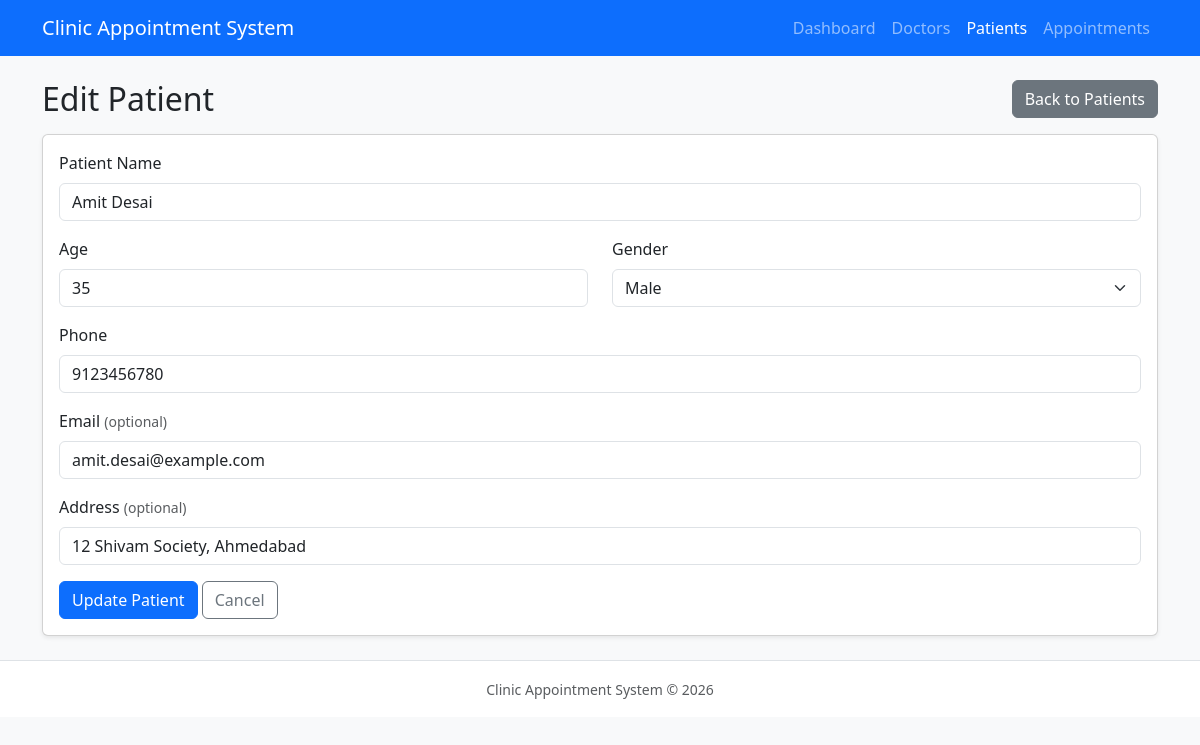
Page /patients/edit.php?id=1 on the committed database.
### tables this page shows
CREATE TABLE patients (
    patient_id   INT AUTO_INCREMENT PRIMARY KEY,
    patient_name VARCHAR(100) NOT NULL,
    age          INT NOT NULL,
    gender       ENUM('Male','Female','Other') NOT NULL,
    phone        VARCHAR(20)  NOT NULL,
    email        VARCHAR(100) NULL,
    address      VARCHAR(255) NULL
);

### patients/edit.php (the view, shortened to what this page needs)
<?php
require_once "../config/db.php";
$genders = ["Male", "Female", "Other"];
if ($_SERVER['REQUEST_METHOD'] === "POST") {
    $patient_id = isset($_POST['patient_id']) ? (int) $_POST['patient_id'] : 0;
} else {
    $patient_id = isset($_GET['id']) ? (int) $_GET['id'] : 0;
}
$stmt = $conn->prepare("SELECT patient_id, patient_name, age, gender, phone, email, address FROM patients WHERE patient_id = ?");
$stmt->bind_param("i", $patient_id);
$stmt->execute();
$patient = $stmt->get_result()->fetch_assoc();
$patient_name = $patient['patient_name'];
$age          = $patient['age'];
$gender       = $patient['gender'];
$phone        = $patient['phone'];
$email        = ($patient['email'] !== null) ? $patient['email'] : "";
$address      = ($patient['address'] !== null) ? $patient['address'] : "";
require_once "../includes/header.php";
?>
<div class="d-flex justify-content-between align-items-center mb-3">
    <h2 class="mb-0">Edit Patient</h2>
    <a href="index.php" class="btn btn-secondary">Back to Patients</a>
</div>
<div class="card shadow-sm">
    <div class="card-body">
        <form method="post" action="edit.php">
            <div class="mb-3">
                <label for="patient_name" class="form-label">Patient Name</label>
                <input type="text" class="form-control" id="patient_name" name="patient_name"
                       maxlength="100" required value="<?php echo htmlspecialchars($patient_name); ?>">
            </div>
            <div class="row">
                <div class="col-md-6 mb-3">
                    <label for="age" class="form-label">Age</label>
                    <input type="number" class="form-control" id="age" name="age"
                           min="1" max="120" required value="<?php echo htmlspecialchars($age); ?>">
                </div>
                <div class="col-md-6 mb-3">
                    <label for="gender" class="form-label">Gender</label>
                    <select class="form-select" id="gender" name="gender" required>
                        <?php foreach ($genders as $g) { ?>
                            <option value="<?php echo $g; ?>" <?php echo ($gender == $g) ? "selected" : ""; ?>><?php echo $g; ?></option>
                        <?php } ?>
                    </select>
                </div>
            </div>
            <div class="mb-3">
                <label for="phone" class="form-label">Phone</label>
                <input type="text" class="form-control" id="phone" name="phone"
                       maxlength="15" pattern="[0-9]{7,15}" title="Digits only, 7 to 15 digits"
                       required value="<?php echo htmlspecialchars($phone); ?>">
            </div>
            <div class="mb-3">
                <label for="email" class="form-label">Email <small class="text-muted">(optional)</small></label>
                <input type="email" class="form-control" id="email" name="email"
                       maxlength="100" value="<?php echo htmlspecialchars($email); ?>">
            </div>
            <div class="mb-3">
                <label for="address" class="form-label">Address <small class="text-muted">(optional)</small></label>
                <input type="text" class="form-control" id="address" name="address"
                       maxlength="255" value="<?php echo htmlspecialchars($address); ?>">
            </div>
            <button type="submit" class="btn btn-primary">Update Patient</button>
            <a href="index.php" class="btn btn-outline-secondary">Cancel</a>
        </form>
    </div>
</div>
<?php require_once "../includes/footer.php"; ?>

### rows in the picture
patients: patient_name "Amit Desai", age "35", gender "Male", phone "9123456780", email "amit.desai@example.com", address "12 Shivam Society, Ahmedabad"
